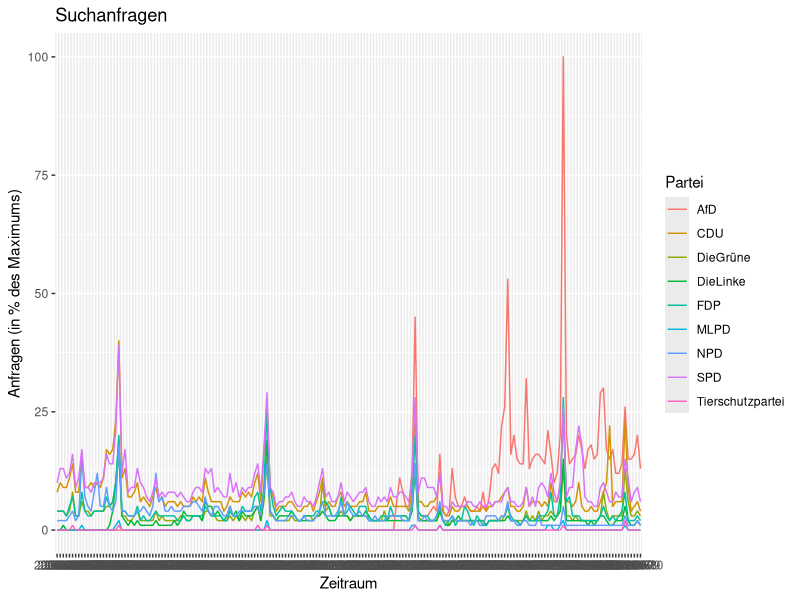
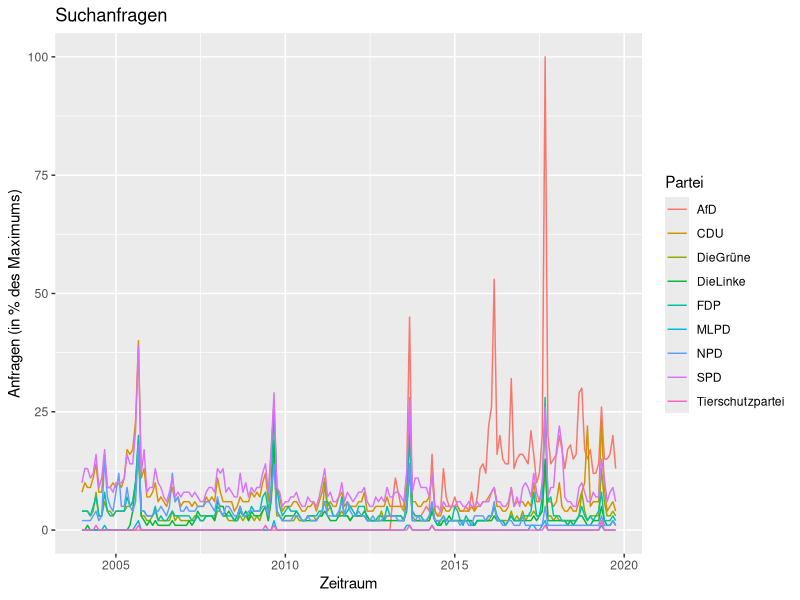
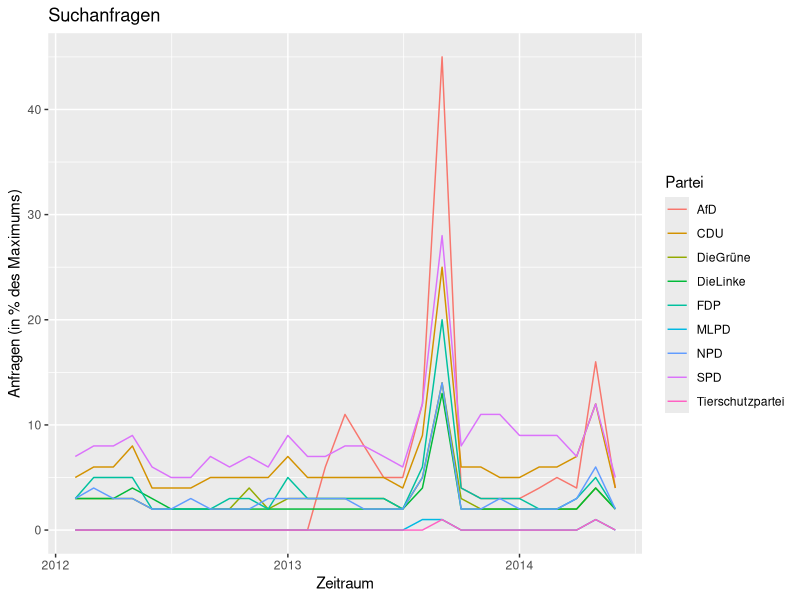
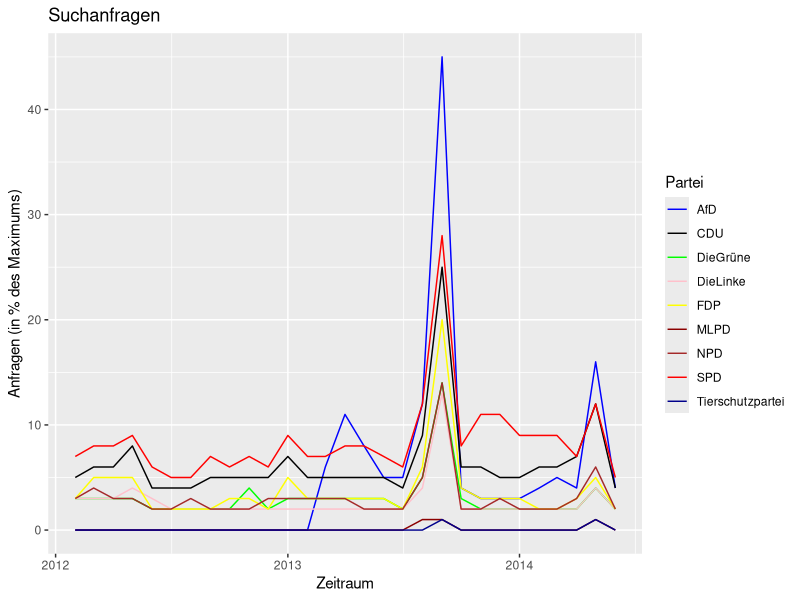

The R source for these figures, in order:
## ---- chunk 1
a <- read.table('multiTimeline.csv', header = TRUE, sep= ',')
b <- read.table('multiTimeline(1).csv', header = TRUE, sep = ',')
## ---- chunk 2
head(a)
head(b)
## ---- chunk 3
names(a)
names(b)
## ---- chunk 4
b <- b[, -c(1, 2)]
names(b)
## ---- chunk 5
c <- cbind(a, b)
## ---- chunk 6
str(c)
## ---- chunk 7
# Daten einlesen
a <- read.table('multiTimeline.csv',header = T, sep= ',' , na = '<1')
b <- read.table('multiTimeline(1).csv', header = T , sep = ',' , na = '<1')

# Daten zusammenführen
b <- b[, -c(1, 2)]
c <- cbind(a, b)

# Struktur untersuchen
str(c)
## ---- chunk 8
c[is.na(c)] <- 0
## ---- chunk 9
names(c)
names(c) <- c('Monat', 'AfD', 'SPD', 'FDP', 'DieGrüne', 'DieLinke', 'Tierschutzpartei', 'CDU', 'MLPD', 'NPD')
## ---- chunk 10
library(ggplot2)
## ---- chunk 11
c_long <- reshape(c,      # Ausgansdaten
  varying =  c('AfD', 'SPD', 'FDP', 'DieGrüne', 'DieLinke', 'Tierschutzpartei', 'CDU', 'MLPD', 'NPD'),
                          # alle Variablen, die hinterher eine einzige Variable sein sollen
  v.names = 'Prozent',    # Name der neuen Variable
  idvar = 'Monat',        # Variable, die über alle Parteien gleich bleibt
  timevar = 'Partei',     # Name der Variable, die verschiedene Gruppen unterscheidet
  times = c('AfD', 'SPD', 'FDP', 'DieGrüne', 'DieLinke', 'Tierschutzpartei', 'CDU', 'MLPD', 'NPD'),
                          # Kodierung der Parteien auf dieser Gruppierungsvariable
  direction = 'long')     # Richtung der Umwandlung
## ---- chunk 12
ggplot(data = c_long, aes(x = Monat, y = Prozent, group = Partei)) +
  geom_line(aes(colour = Partei)) +      # Liniendiagramm
  xlab('Zeitraum') +                     # Beschriftung x-Achse
  ylab('Anfragen (in % des Maximums)') + # Beschriftung y-Achse
  ggtitle('Suchanfragen')                # Überschrift
## ---- chunk 13
class(c_long$Monat)
## ---- chunk 14
c_long$nMonat <- as.character(c_long$Monat)
## ---- chunk 15
c_long$nMonat <- paste0(c_long$nMonat, '-01')
head(c_long$nMonat)
## ---- chunk 16
c_long$nMonat <- strptime(c_long$nMonat,
  format="%Y-%m-%d")    # Format des Datums
## ---- chunk 17
class(c$nMonat)
## ---- chunk 18
c_long$nMonat <- as.POSIXct(c_long$nMonat)
## ---- chunk 19
ggplot(data = c_long, aes(x = nMonat, y = Prozent, group = Partei)) +
  geom_line(aes(colour = Partei)) +      # Liniendiagramm
  xlab('Zeitraum') +                     # Beschriftung x-Achse
  ylab('Anfragen (in % des Maximums)') + # Beschriftung y-Achse
  ggtitle('Suchanfragen')                # Überschrift
## ---- chunk 20
wahl_2013 <- subset(c_long, subset = (nMonat < '2014-07-01' & nMonat > '2012-01-01'))

ggplot(data = wahl_2013, aes(x = nMonat, y = Prozent, group = Partei)) +
  geom_line(aes(colour = Partei)) +      # Liniendiagramm
  xlab('Zeitraum') +                     # Beschriftung x-Achse
  ylab('Anfragen (in % des Maximums)') + # Beschriftung y-Achse
  ggtitle('Suchanfragen')                # Überschrift
## ---- chunk 21
farben <- c('AfD' = 'blue', 'CDU' = 'black', 'DieGrüne' = 'green', 'DieLinke' = 'pink', 'FDP' = 'yellow', 'MLPD' = 'darkred', 'NPD' = 'brown', 'SPD' = 'red', 'Tierschutzpartei' = 'darkblue')

ggplot(data = wahl_2013, aes(x = nMonat, y = Prozent, group = Partei)) +
  geom_line(aes(colour = Partei)) +      # Liniendiagramm
  xlab('Zeitraum') +                     # Beschriftung x-Achse
  ylab('Anfragen (in % des Maximums)') + # Beschriftung y-Achse
  ggtitle('Suchanfragen') +              # Überschrift
  scale_color_manual(values = farben)
